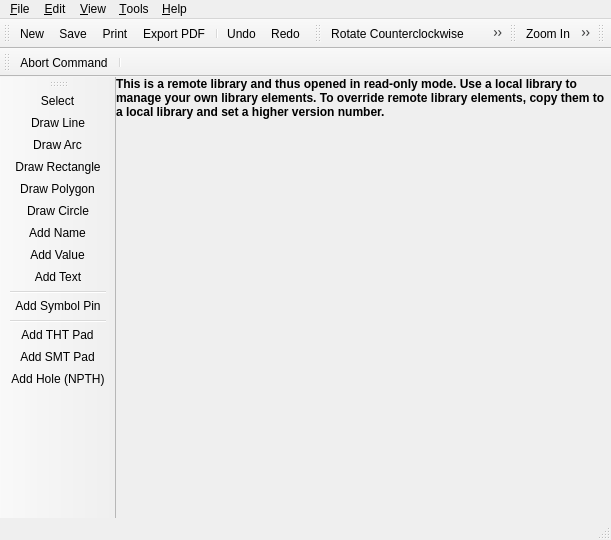
<?xml version="1.0" encoding="UTF-8"?>
<ui version="4.0">
 <class>librepcb::editor::LibraryEditor</class>
 <widget class="QMainWindow" name="librepcb::editor::LibraryEditor">
  <property name="geometry">
   <rect>
    <x>0</x>
    <y>0</y>
    <width>611</width>
    <height>540</height>
   </rect>
  </property>
  <property name="windowTitle">
   <string>Library Editor</string>
  </property>
  <widget class="QWidget" name="centralWidget">
   <layout class="QVBoxLayout" name="verticalLayout">
    <property name="spacing">
     <number>0</number>
    </property>
    <property name="leftMargin">
     <number>0</number>
    </property>
    <property name="topMargin">
     <number>0</number>
    </property>
    <property name="rightMargin">
     <number>0</number>
    </property>
    <property name="bottomMargin">
     <number>0</number>
    </property>
    <item>
     <widget class="QLabel" name="lblRemoteLibraryWarning">
      <property name="font">
       <font>
        <weight>75</weight>
        <bold>true</bold>
       </font>
      </property>
      <property name="styleSheet">
       <string notr="true">QLabel {
	background-color: rgb(255, 255, 127);
	color: rgb(170, 0, 0);
};</string>
      </property>
      <property name="text">
       <string>This is a remote library and thus opened in read-only mode. Use a local library to manage your own library elements. To override remote library elements, copy them to a local library and set a higher version number.</string>
      </property>
      <property name="wordWrap">
       <bool>true</bool>
      </property>
      <property name="margin">
       <number>5</number>
      </property>
     </widget>
    </item>
    <item>
     <widget class="librepcb::editor::TabWidget" name="tabWidget">
      <property name="currentIndex">
       <number>-1</number>
      </property>
      <property name="documentMode">
       <bool>true</bool>
      </property>
      <property name="tabsClosable">
       <bool>true</bool>
      </property>
      <property name="movable">
       <bool>true</bool>
      </property>
     </widget>
    </item>
   </layout>
  </widget>
  <widget class="QMenuBar" name="menuBar">
   <property name="geometry">
    <rect>
     <x>0</x>
     <y>0</y>
     <width>611</width>
     <height>19</height>
    </rect>
   </property>
   <widget class="QMenu" name="menuFile">
    <property name="title">
     <string>&amp;File</string>
    </property>
    <widget class="QMenu" name="menuImport">
     <property name="title">
      <string>&amp;Import</string>
     </property>
     <property name="icon">
      <iconset>
       <normaloff>:/img/actions/import.png</normaloff>:/img/actions/import.png</iconset>
     </property>
     <addaction name="actionImportDxf"/>
     <addaction name="actionImportEagleLibrary"/>
    </widget>
    <widget class="QMenu" name="menuExport">
     <property name="title">
      <string>&amp;Export</string>
     </property>
     <property name="icon">
      <iconset>
       <normaloff>:/img/actions/export.png</normaloff>:/img/actions/export.png</iconset>
     </property>
     <addaction name="separator"/>
     <addaction name="actionExportPdf"/>
     <addaction name="actionExportImage"/>
    </widget>
    <addaction name="actionNew"/>
    <addaction name="actionSave"/>
    <addaction name="actionShowElementInFileManager"/>
    <addaction name="separator"/>
    <addaction name="menuImport"/>
    <addaction name="menuExport"/>
    <addaction name="separator"/>
    <addaction name="actionRescanLibraries"/>
    <addaction name="separator"/>
    <addaction name="actionClose"/>
   </widget>
   <widget class="QMenu" name="menuEdit">
    <property name="title">
     <string>&amp;Edit</string>
    </property>
    <addaction name="actionUndo"/>
    <addaction name="actionRedo"/>
    <addaction name="separator"/>
    <addaction name="actionSelectAll"/>
    <addaction name="separator"/>
    <addaction name="actionRotateCcw"/>
    <addaction name="actionRotateCw"/>
    <addaction name="actionMirror"/>
    <addaction name="actionFlip"/>
    <addaction name="actionCopy"/>
    <addaction name="actionCut"/>
    <addaction name="actionPaste"/>
    <addaction name="actionRemove"/>
   </widget>
   <widget class="QMenu" name="menuHelp">
    <property name="title">
     <string>&amp;Help</string>
    </property>
    <addaction name="actionOnlineDocumentation"/>
    <addaction name="actionOpenWebsite"/>
    <addaction name="actionAbout"/>
    <addaction name="actionAbout_Qt"/>
   </widget>
   <widget class="QMenu" name="menuTools">
    <property name="title">
     <string>&amp;Tools</string>
    </property>
    <addaction name="actionToolSelect"/>
    <addaction name="actionDrawLine"/>
    <addaction name="actionDrawRect"/>
    <addaction name="actionDrawPolygon"/>
    <addaction name="actionDrawCircle"/>
    <addaction name="actionAddText"/>
    <addaction name="separator"/>
    <addaction name="actionAddSymbolPin"/>
    <addaction name="separator"/>
    <addaction name="actionAddThtPad"/>
    <addaction name="actionAddSmtPad"/>
    <addaction name="actionAddHole"/>
   </widget>
   <widget class="QMenu" name="menuView">
    <property name="title">
     <string>&amp;View</string>
    </property>
    <addaction name="actionZoomIn"/>
    <addaction name="actionZoomOut"/>
    <addaction name="actionZoomAll"/>
    <addaction name="separator"/>
    <addaction name="actionGridProperties"/>
   </widget>
   <addaction name="menuFile"/>
   <addaction name="menuEdit"/>
   <addaction name="menuView"/>
   <addaction name="menuTools"/>
   <addaction name="menuHelp"/>
  </widget>
  <widget class="librepcb::editor::StatusBar" name="statusBar"/>
  <widget class="QToolBar" name="fileToolbar">
   <property name="windowTitle">
    <string>File</string>
   </property>
   <attribute name="toolBarArea">
    <enum>TopToolBarArea</enum>
   </attribute>
   <attribute name="toolBarBreak">
    <bool>false</bool>
   </attribute>
   <addaction name="actionNew"/>
   <addaction name="actionSave"/>
   <addaction name="actionPrint"/>
   <addaction name="actionExportPdf"/>
   <addaction name="separator"/>
   <addaction name="actionUndo"/>
   <addaction name="actionRedo"/>
  </widget>
  <widget class="QToolBar" name="editToolbar">
   <property name="windowTitle">
    <string>Edit</string>
   </property>
   <property name="floatable">
    <bool>false</bool>
   </property>
   <attribute name="toolBarArea">
    <enum>TopToolBarArea</enum>
   </attribute>
   <attribute name="toolBarBreak">
    <bool>false</bool>
   </attribute>
   <addaction name="actionRotateCcw"/>
   <addaction name="actionRotateCw"/>
   <addaction name="actionMirror"/>
   <addaction name="actionFlip"/>
   <addaction name="actionCut"/>
   <addaction name="actionCopy"/>
   <addaction name="actionPaste"/>
   <addaction name="actionRemove"/>
  </widget>
  <widget class="QToolBar" name="viewToolbar">
   <property name="windowTitle">
    <string>View</string>
   </property>
   <attribute name="toolBarArea">
    <enum>TopToolBarArea</enum>
   </attribute>
   <attribute name="toolBarBreak">
    <bool>false</bool>
   </attribute>
   <addaction name="actionZoomIn"/>
   <addaction name="actionZoomOut"/>
   <addaction name="actionZoomAll"/>
   <addaction name="actionGridProperties"/>
  </widget>
  <widget class="QToolBar" name="filterToolbar">
   <property name="windowTitle">
    <string>Filter</string>
   </property>
   <attribute name="toolBarArea">
    <enum>TopToolBarArea</enum>
   </attribute>
   <attribute name="toolBarBreak">
    <bool>false</bool>
   </attribute>
  </widget>
  <widget class="QToolBar" name="commandToolbar">
   <property name="windowTitle">
    <string>Command</string>
   </property>
   <attribute name="toolBarArea">
    <enum>TopToolBarArea</enum>
   </attribute>
   <attribute name="toolBarBreak">
    <bool>true</bool>
   </attribute>
   <addaction name="actionAbortCommand"/>
   <addaction name="separator"/>
  </widget>
  <widget class="QToolBar" name="toolsToolbar">
   <property name="windowTitle">
    <string>Tools</string>
   </property>
   <attribute name="toolBarArea">
    <enum>LeftToolBarArea</enum>
   </attribute>
   <attribute name="toolBarBreak">
    <bool>false</bool>
   </attribute>
   <addaction name="actionToolSelect"/>
   <addaction name="actionDrawLine"/>
   <addaction name="actionDrawArc"/>
   <addaction name="actionDrawRect"/>
   <addaction name="actionDrawPolygon"/>
   <addaction name="actionDrawCircle"/>
   <addaction name="actionAddName"/>
   <addaction name="actionAddValue"/>
   <addaction name="actionAddText"/>
   <addaction name="separator"/>
   <addaction name="actionAddSymbolPin"/>
   <addaction name="separator"/>
   <addaction name="actionAddThtPad"/>
   <addaction name="actionAddSmtPad"/>
   <addaction name="actionAddHole"/>
  </widget>
  <action name="actionAbout">
   <property name="icon">
    <iconset>
     <normaloff>:/img/actions/info.png</normaloff>:/img/actions/info.png</iconset>
   </property>
   <property name="text">
    <string>&amp;About LibrePCB</string>
   </property>
   <property name="shortcut">
    <string notr="true"/>
   </property>
   <property name="menuRole">
    <enum>QAction::AboutRole</enum>
   </property>
  </action>
  <action name="actionAbout_Qt">
   <property name="text">
    <string>About &amp;Qt</string>
   </property>
   <property name="shortcut">
    <string notr="true"/>
   </property>
   <property name="menuRole">
    <enum>QAction::AboutQtRole</enum>
   </property>
  </action>
  <action name="actionClose">
   <property name="icon">
    <iconset>
     <normaloff>:/img/actions/close.png</normaloff>:/img/actions/close.png</iconset>
   </property>
   <property name="text">
    <string>&amp;Close Library Editor</string>
   </property>
   <property name="shortcut">
    <string notr="true"/>
   </property>
  </action>
  <action name="actionNew">
   <property name="icon">
    <iconset>
     <normaloff>:/img/actions/new_2.png</normaloff>:/img/actions/new_2.png</iconset>
   </property>
   <property name="text">
    <string>&amp;New</string>
   </property>
   <property name="shortcut">
    <string notr="true">Ctrl+N</string>
   </property>
  </action>
  <action name="actionSave">
   <property name="icon">
    <iconset>
     <normaloff>:/img/actions/save.png</normaloff>:/img/actions/save.png</iconset>
   </property>
   <property name="text">
    <string notr="true">&amp;Save</string>
   </property>
   <property name="shortcut">
    <string notr="true">Ctrl+S</string>
   </property>
  </action>
  <action name="actionUndo">
   <property name="icon">
    <iconset>
     <normaloff>:/img/actions/undo.png</normaloff>:/img/actions/undo.png</iconset>
   </property>
   <property name="text">
    <string>&amp;Undo</string>
   </property>
   <property name="shortcut">
    <string notr="true">Ctrl+Z</string>
   </property>
  </action>
  <action name="actionRedo">
   <property name="icon">
    <iconset>
     <normaloff>:/img/actions/redo.png</normaloff>:/img/actions/redo.png</iconset>
   </property>
   <property name="text">
    <string>&amp;Redo</string>
   </property>
   <property name="shortcut">
    <string notr="true">Ctrl+Y</string>
   </property>
  </action>
  <action name="actionAbortCommand">
   <property name="icon">
    <iconset>
     <normaloff>:/img/actions/stop.png</normaloff>:/img/actions/stop.png</iconset>
   </property>
   <property name="text">
    <string>Abort Command</string>
   </property>
   <property name="shortcut">
    <string notr="true">Esc</string>
   </property>
  </action>
  <action name="actionZoomIn">
   <property name="icon">
    <iconset>
     <normaloff>:/img/actions/zoom_in.png</normaloff>:/img/actions/zoom_in.png</iconset>
   </property>
   <property name="text">
    <string>&amp;Zoom In</string>
   </property>
   <property name="shortcut">
    <string notr="true">Ctrl++</string>
   </property>
  </action>
  <action name="actionZoomOut">
   <property name="icon">
    <iconset>
     <normaloff>:/img/actions/zoom_out.png</normaloff>:/img/actions/zoom_out.png</iconset>
   </property>
   <property name="text">
    <string>Zoom &amp;Out</string>
   </property>
   <property name="shortcut">
    <string notr="true">Ctrl+-</string>
   </property>
  </action>
  <action name="actionZoomAll">
   <property name="icon">
    <iconset>
     <normaloff>:/img/actions/zoom_all.png</normaloff>:/img/actions/zoom_all.png</iconset>
   </property>
   <property name="text">
    <string>Zoo&amp;m All</string>
   </property>
   <property name="shortcut">
    <string notr="true"/>
   </property>
  </action>
  <action name="actionRotateCcw">
   <property name="icon">
    <iconset>
     <normaloff>:/img/actions/rotate_left.png</normaloff>:/img/actions/rotate_left.png</iconset>
   </property>
   <property name="text">
    <string>R&amp;otate Counterclockwise</string>
   </property>
   <property name="shortcut">
    <string notr="true">R</string>
   </property>
  </action>
  <action name="actionRotateCw">
   <property name="icon">
    <iconset>
     <normaloff>:/img/actions/rotate_right.png</normaloff>:/img/actions/rotate_right.png</iconset>
   </property>
   <property name="text">
    <string>Rotate C&amp;lockwise</string>
   </property>
   <property name="shortcut">
    <string notr="true">Shift+R</string>
   </property>
  </action>
  <action name="actionCopy">
   <property name="icon">
    <iconset>
     <normaloff>:/img/actions/copy.png</normaloff>:/img/actions/copy.png</iconset>
   </property>
   <property name="text">
    <string>&amp;Copy</string>
   </property>
   <property name="shortcut">
    <string notr="true">Ctrl+C</string>
   </property>
  </action>
  <action name="actionCut">
   <property name="icon">
    <iconset>
     <normaloff>:/img/actions/cut.png</normaloff>:/img/actions/cut.png</iconset>
   </property>
   <property name="text">
    <string>Cut</string>
   </property>
   <property name="shortcut">
    <string notr="true">Ctrl+X</string>
   </property>
  </action>
  <action name="actionPaste">
   <property name="icon">
    <iconset>
     <normaloff>:/img/actions/paste.png</normaloff>:/img/actions/paste.png</iconset>
   </property>
   <property name="text">
    <string>&amp;Paste</string>
   </property>
   <property name="shortcut">
    <string notr="true">Ctrl+V</string>
   </property>
  </action>
  <action name="actionRemove">
   <property name="icon">
    <iconset>
     <normaloff>:/img/actions/delete.png</normaloff>:/img/actions/delete.png</iconset>
   </property>
   <property name="text">
    <string>R&amp;emove</string>
   </property>
   <property name="shortcut">
    <string notr="true">Del</string>
   </property>
  </action>
  <action name="actionToolSelect">
   <property name="icon">
    <iconset>
     <normaloff>:/img/actions/select.png</normaloff>:/img/actions/select.png</iconset>
   </property>
   <property name="text">
    <string>&amp;Select</string>
   </property>
   <property name="shortcut">
    <string notr="true"/>
   </property>
  </action>
  <action name="actionAddSymbolPin">
   <property name="icon">
    <iconset>
     <normaloff>:/img/actions/add_symbol_pin.png</normaloff>:/img/actions/add_symbol_pin.png</iconset>
   </property>
   <property name="text">
    <string>Add S&amp;ymbol Pin</string>
   </property>
   <property name="shortcut">
    <string notr="true">I</string>
   </property>
  </action>
  <action name="actionAddThtPad">
   <property name="icon">
    <iconset>
     <normaloff>:/img/actions/add_tht_pad.png</normaloff>:/img/actions/add_tht_pad.png</iconset>
   </property>
   <property name="text">
    <string>Add THT Pad</string>
   </property>
   <property name="shortcut">
    <string notr="true">H</string>
   </property>
  </action>
  <action name="actionAddSmtPad">
   <property name="icon">
    <iconset>
     <normaloff>:/img/actions/add_smt_pad.png</normaloff>:/img/actions/add_smt_pad.png</iconset>
   </property>
   <property name="text">
    <string>Add S&amp;MT Pad</string>
   </property>
   <property name="shortcut">
    <string notr="true">S</string>
   </property>
  </action>
  <action name="actionDrawLine">
   <property name="icon">
    <iconset>
     <normaloff>:/img/actions/draw_line.png</normaloff>:/img/actions/draw_line.png</iconset>
   </property>
   <property name="text">
    <string>&amp;Draw Line</string>
   </property>
   <property name="shortcut">
    <string notr="true"/>
   </property>
  </action>
  <action name="actionAddText">
   <property name="icon">
    <iconset>
     <normaloff>:/img/actions/add_text.png</normaloff>:/img/actions/add_text.png</iconset>
   </property>
   <property name="text">
    <string>&amp;Add Text</string>
   </property>
   <property name="shortcut">
    <string notr="true">T</string>
   </property>
  </action>
  <action name="actionDrawPolygon">
   <property name="icon">
    <iconset>
     <normaloff>:/img/actions/draw_polygon.png</normaloff>:/img/actions/draw_polygon.png</iconset>
   </property>
   <property name="text">
    <string>Draw &amp;Polygon</string>
   </property>
   <property name="shortcut">
    <string notr="true">P</string>
   </property>
  </action>
  <action name="actionDrawCircle">
   <property name="icon">
    <iconset>
     <normaloff>:/img/actions/draw_circle.png</normaloff>:/img/actions/draw_circle.png</iconset>
   </property>
   <property name="text">
    <string>Draw &amp;Circle</string>
   </property>
   <property name="toolTip">
    <string>Draw Circle</string>
   </property>
   <property name="shortcut">
    <string notr="true">C</string>
   </property>
  </action>
  <action name="actionAddHole">
   <property name="icon">
    <iconset>
     <normaloff>:/img/actions/add_hole.png</normaloff>:/img/actions/add_hole.png</iconset>
   </property>
   <property name="text">
    <string>Add &amp;Hole (NPTH)</string>
   </property>
   <property name="shortcut">
    <string notr="true">O</string>
   </property>
  </action>
  <action name="actionGridProperties">
   <property name="icon">
    <iconset>
     <normaloff>:/img/actions/grid.png</normaloff>:/img/actions/grid.png</iconset>
   </property>
   <property name="text">
    <string>&amp;Grid</string>
   </property>
   <property name="shortcut">
    <string notr="true"/>
   </property>
  </action>
  <action name="actionDrawRect">
   <property name="icon">
    <iconset>
     <normaloff>:/img/actions/draw_rectangle.png</normaloff>:/img/actions/draw_rectangle.png</iconset>
   </property>
   <property name="text">
    <string>Draw &amp;Rectangle</string>
   </property>
   <property name="shortcut">
    <string notr="true"/>
   </property>
  </action>
  <action name="actionRescanLibraries">
   <property name="icon">
    <iconset>
     <normaloff>:/img/actions/refresh.png</normaloff>:/img/actions/refresh.png</iconset>
   </property>
   <property name="text">
    <string>&amp;Rescan Libraries</string>
   </property>
   <property name="shortcut">
    <string notr="true">F5</string>
   </property>
  </action>
  <action name="actionRemoveElement">
   <property name="icon">
    <iconset>
     <normaloff>:/img/actions/delete.png</normaloff>:/img/actions/delete.png</iconset>
   </property>
   <property name="text">
    <string>&amp;Remove Element</string>
   </property>
   <property name="shortcut">
    <string notr="true"/>
   </property>
  </action>
  <action name="actionAddName">
   <property name="icon">
    <iconset>
     <normaloff>:/img/actions/add_name.png</normaloff>:/img/actions/add_name.png</iconset>
   </property>
   <property name="text">
    <string>Add Name</string>
   </property>
   <property name="shortcut">
    <string notr="true"/>
   </property>
  </action>
  <action name="actionAddValue">
   <property name="icon">
    <iconset>
     <normaloff>:/img/actions/add_value.png</normaloff>:/img/actions/add_value.png</iconset>
   </property>
   <property name="text">
    <string>Add Value</string>
   </property>
   <property name="shortcut">
    <string notr="true"/>
   </property>
  </action>
  <action name="actionShowElementInFileManager">
   <property name="icon">
    <iconset>
     <normaloff>:/img/actions/search.png</normaloff>:/img/actions/search.png</iconset>
   </property>
   <property name="text">
    <string>Show element in file manager</string>
   </property>
   <property name="shortcut">
    <string notr="true"/>
   </property>
  </action>
  <action name="actionOnlineDocumentation">
   <property name="icon">
    <iconset>
     <normaloff>:/img/actions/help.png</normaloff>:/img/actions/help.png</iconset>
   </property>
   <property name="text">
    <string>Online Documentation</string>
   </property>
   <property name="shortcut">
    <string notr="true">F1</string>
   </property>
  </action>
  <action name="actionOpenWebsite">
   <property name="icon">
    <iconset>
     <normaloff>:/img/actions/open_browser.png</normaloff>:/img/actions/open_browser.png</iconset>
   </property>
   <property name="text">
    <string>LibrePCB Website</string>
   </property>
   <property name="shortcut">
    <string notr="true"/>
   </property>
  </action>
  <action name="actionMirror">
   <property name="icon">
    <iconset>
     <normaloff>:/img/actions/flip_horizontal.png</normaloff>:/img/actions/flip_horizontal.png</iconset>
   </property>
   <property name="text">
    <string>Mirror</string>
   </property>
   <property name="shortcut">
    <string notr="true">M</string>
   </property>
  </action>
  <action name="actionFlip">
   <property name="icon">
    <iconset>
     <normaloff>:/img/actions/swap.png</normaloff>:/img/actions/swap.png</iconset>
   </property>
   <property name="text">
    <string>Flip</string>
   </property>
   <property name="shortcut">
    <string notr="true">F</string>
   </property>
  </action>
  <action name="actionSelectAll">
   <property name="icon">
    <iconset>
     <normaloff>:/img/actions/select_all.png</normaloff>:/img/actions/select_all.png</iconset>
   </property>
   <property name="text">
    <string>Select All</string>
   </property>
   <property name="shortcut">
    <string notr="true">Ctrl+A</string>
   </property>
  </action>
  <action name="actionImportDxf">
   <property name="text">
    <string>2D Drawing (&amp;DXF)</string>
   </property>
   <property name="shortcut">
    <string notr="true"/>
   </property>
  </action>
  <action name="actionImportEagleLibrary">
   <property name="text">
    <string>&amp;EAGLE Library</string>
   </property>
   <property name="shortcut">
    <string notr="true"/>
   </property>
  </action>
  <action name="actionPrint">
   <property name="icon">
    <iconset>
     <normaloff>:/img/actions/print.png</normaloff>:/img/actions/print.png</iconset>
   </property>
   <property name="text">
    <string>&amp;Print</string>
   </property>
   <property name="toolTip">
    <string>Print</string>
   </property>
   <property name="shortcut">
    <string notr="true">Ctrl+P</string>
   </property>
  </action>
  <action name="actionExportPdf">
   <property name="icon">
    <iconset>
     <normaloff>:/img/actions/pdf.png</normaloff>:/img/actions/pdf.png</iconset>
   </property>
   <property name="text">
    <string>Export &amp;PDF</string>
   </property>
   <property name="toolTip">
    <string>Export as PDF file</string>
   </property>
   <property name="visible">
    <bool>true</bool>
   </property>
  </action>
  <action name="actionExportImage">
   <property name="icon">
    <iconset>
     <normaloff>:/img/actions/export_pixmap.png</normaloff>:/img/actions/export_pixmap.png</iconset>
   </property>
   <property name="text">
    <string>Export &amp;image</string>
   </property>
   <property name="toolTip">
    <string>Export as image file</string>
   </property>
  </action>
  <action name="actionDrawArc">
   <property name="icon">
    <iconset>
     <normaloff>:/img/actions/draw_arc.png</normaloff>:/img/actions/draw_arc.png</iconset>
   </property>
   <property name="text">
    <string>Draw Arc</string>
   </property>
   <property name="shortcut">
    <string notr="true"/>
   </property>
  </action>
 </widget>
 <layoutdefault spacing="6" margin="11"/>
 <customwidgets>
  <customwidget>
   <class>librepcb::editor::StatusBar</class>
   <extends>QStatusBar</extends>
   <header location="global">librepcb/editor/widgets/statusbar.h</header>
  </customwidget>
  <customwidget>
   <class>librepcb::editor::TabWidget</class>
   <extends>QTabWidget</extends>
   <header location="global">librepcb/editor/widgets/tabwidget.h</header>
   <container>1</container>
  </customwidget>
 </customwidgets>
 <resources/>
 <connections/>
</ui>
